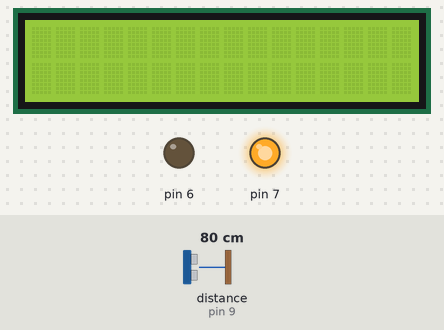
Bench run of a sketch on a simulated Arduino Uno, built with avr-gcc and run on an emulated ATmega328P. On the bench: 16×2 character LCD, output pins drawn as LEDs (lit = HIGH). Wiring (inferred from the names in the program): ultrasonic range finder: trigger pin 8; echo pin 9. Inputs (shaded band) come from the test bench; at power-on: distance to the obstacle (sensor on pin 9) 80 cm. The echo pulse lasts 58.3 µs per cm; pins used as bus, display or sensor lines are not drawn; what the sketch prints to the serial monitor is not drawn.

Above: at 1.2 s.
1.3 s: distance to the obstacle (sensor on pin 9) set to 2 cm
At 2.4 s:
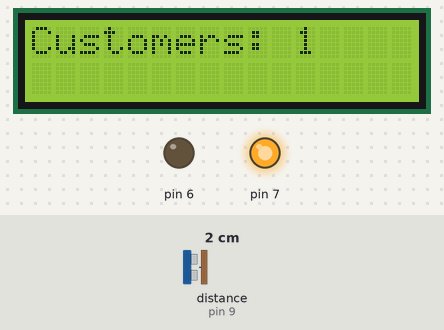
4.3 s: distance to the obstacle (sensor on pin 9) set to 57 cm
At 7.2 s:
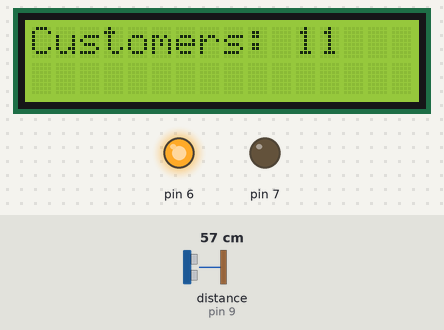
7.3 s: distance to the obstacle (sensor on pin 9) set to 67 cm
Timing chart, 0 to 10.3 s (numbered marks = the images above; inputs shaded):
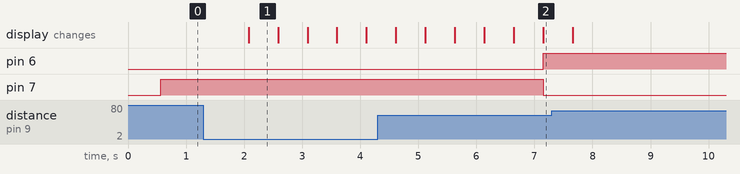

Measured:
- after the input at 1.3 s, the display: changes after 0.78 s (image 1)
- what the display in image 1 shows lasts 0.5 s, from 2.1 s to 2.6 s

The sketch:

Customer_Counter.ino
```cpp
/*The project was created in light of the Coronavirus pandemic.
I created a Arudino device that would be able to monitor and regulate the number of customer in indoor environments.
When placed at an entrance it will count the number of people entering and will indicate through leds when maximum capacity is reached.
*/
#include <LiquidCrystal.h>
LiquidCrystal lcd(12, 11, 5, 4, 3, 2);
const int trigPin = 8;
const int echoPin = 9;
int duration, distance;
int customer = 0 ;

void setup() {
 lcd.begin(16, 2);
  pinMode(trigPin, OUTPUT);
  pinMode(echoPin, INPUT);
  pinMode(7, OUTPUT);
  pinMode(6, OUTPUT);
  Serial.begin(9600);
}

void loop() {
 digitalWrite(trigPin, LOW);          //initalizing ultrasonic signal
  delayMicroseconds(2);
  digitalWrite(trigPin, HIGH);
  delayMicroseconds(10);
  digitalWrite(trigPin, LOW);

  duration = pulseIn(echoPin, HIGH);
  distance = (duration*.0343)/2;
  distance = distance/30.48;
  Serial.print("Distance: ");
  Serial.println(distance);
  delay(500);

  if (distance<2){                 //utilizing a counter to monitor the number of people entering
  customer= customer+1;
  lcd.clear();
  lcd.print("Customers: ");
  lcd.println(customer);

  }
  if  (customer<=10){
    digitalWrite(7, HIGH);        //activating a green led when number of people are below max capacity
    digitalWrite(6, LOW);
  }
  if (customer>10){
    digitalWrite(7, LOW);         //activating a red led when number of people are above max capacity
    digitalWrite(6, HIGH);
  }

}
```
